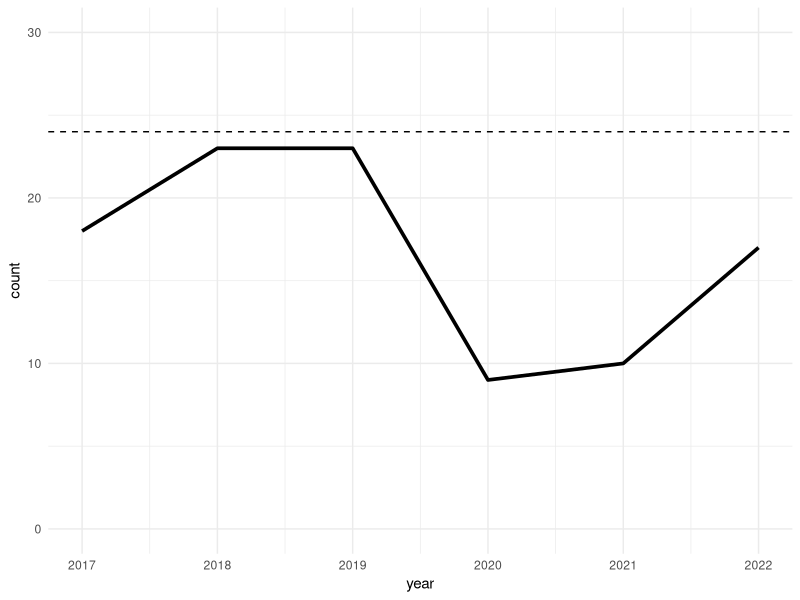

Generate this figure with R: (Note: this script raises an error after producing the figure.)
## ---- chunk 1
knitr::opts_chunk$set(echo = TRUE)
booklist <- read.csv("booklist.csv")
library(ggplot2)
library(dplyr)
library(cowplot)
## ---- chunk 2
by_year <- booklist %>%
  group_by(year) %>%
  summarise(count = n())

ggplot(by_year, aes(x = year, y = count)) +
  geom_line(size = 1.25) +
  ylim(0,30) +
  geom_hline(yintercept = 24, 
             linetype = "dashed") +
  theme_minimal()

## ---- chunk 3
table(booklist)
